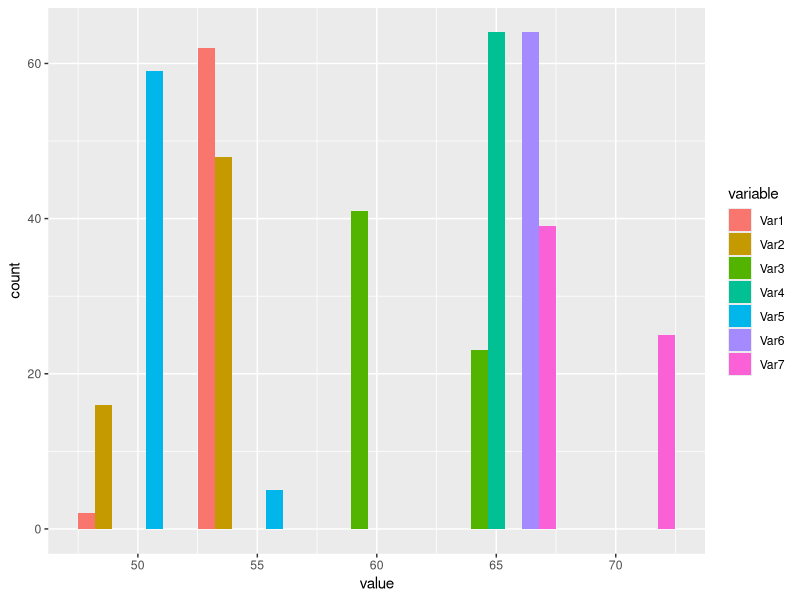
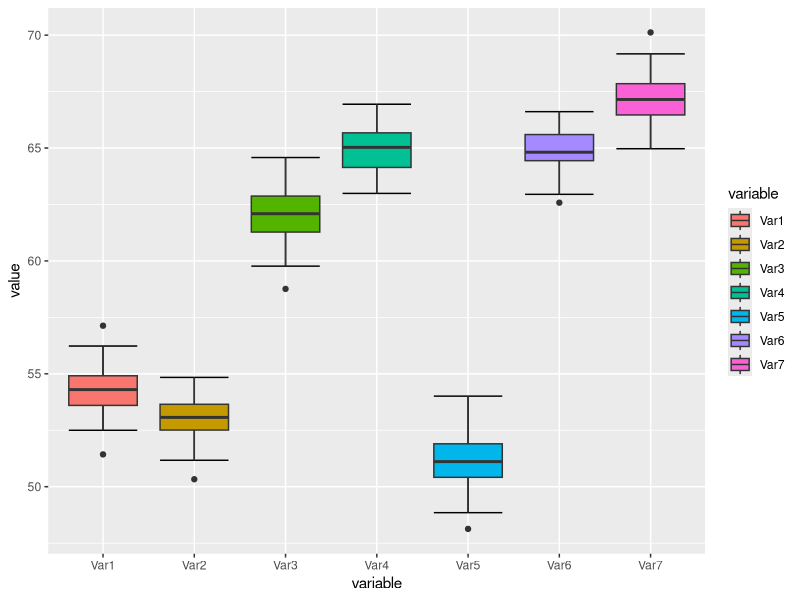

Source code (R) for these figures, in order:
library(ggplot2)
library(psych)
library(reshape2)

setwd('/Documents/MOOC-stat')

data <- read.csv2('Geraud.csv', sep=';', header=T)
datam <- melt(data)
describe(data)
summary(data)

sd(data$Var1)
sd(data$Var2)
sd(data$Var3)
sd(data$Var4)
sd(data$Var5)
sd(data$Var6)
sd(data$Var7)

var(data$Var1)
var(data$Var2)
var(data$Var3)
var(data$Var4)
var(data$Var5)
var(data$Var6)
var(data$Var7)

ggplot(datam, aes(x=value, fill=variable)) + geom_histogram(binwidth=5,position="dodge")
ggplot(datam, aes(x=variable, y=value, fill=variable)) + stat_boxplot(geom ='errorbar') + geom_boxplot()
